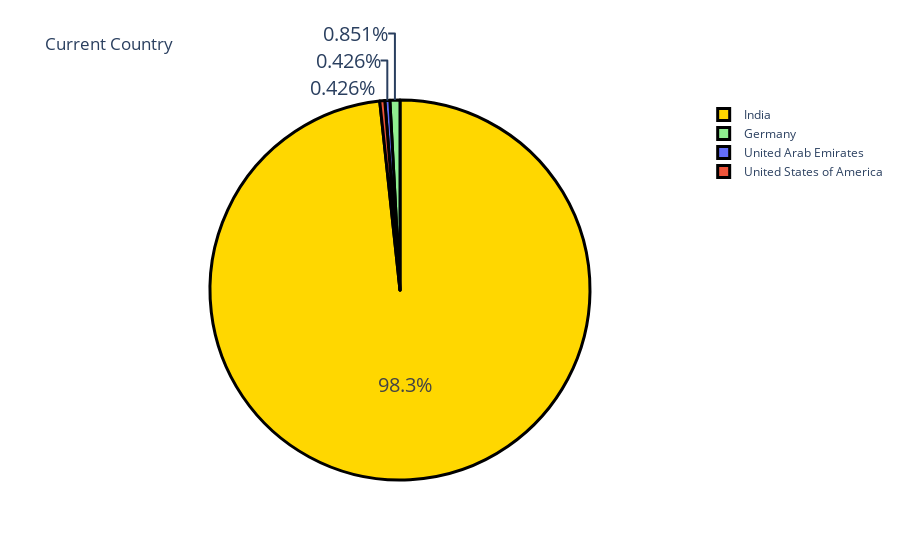

Notebook source saved alongside this figure:
### Code cell
# Now let’s analyze all the questions in the survey one by one. Let’s start by looking at the current country of the people who submitted answers to this career aspirations survey
country = data['Your Current Country.'].value_counts()
label = country.index
counts = country.values
colors = ['gold','lightgreen']
fig = go.Figure(data=[go.Pie(labels=label, values=counts)])

fig.update_layout(title_text = 'Current Country')
fig.update_traces(hoverinfo='label+value', textinfo='percent', textfont_size = 20,
                 marker = dict(colors = colors, line = dict(color = 'black', width = 3)))

fig.show()

### Figure 1 — Plotly figure (JSON) as saved in the notebook; plotly's stock layout.template omitted (floating-point values rounded to 4 significant figures)
{"data": [{"hoverinfo": "label+value", "labels": ["India", "Germany", "United Arab Emirates", "United States of America"], "marker": {"colors": ["gold", "lightgreen"], "line": {"color": "black", "width": 3}}, "textfont": {"size": 20}, "textinfo": "percent", "type": "pie", "values": [231, 2, 1, 1]}], "layout": {"autosize": true, "title": {"text": "Current Country"}}}
